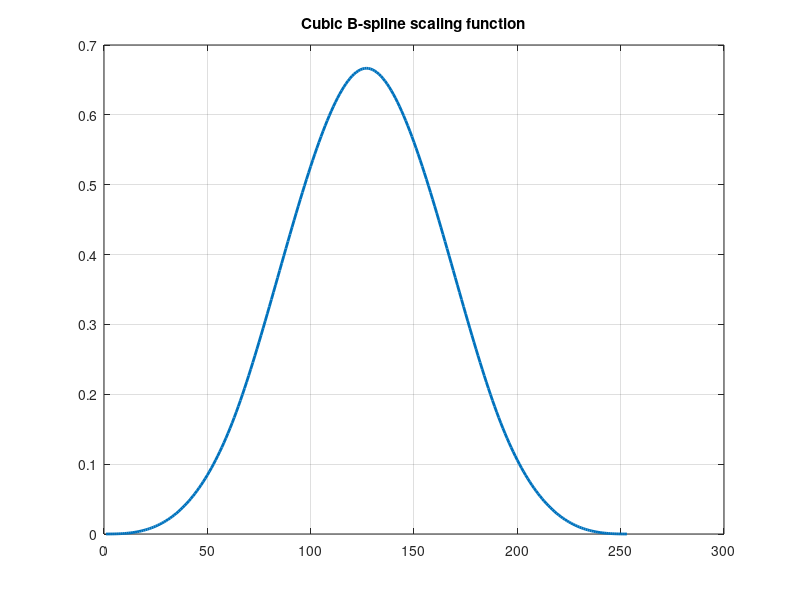

Write the MATLAB code that produced this figure. (Note: this script raises an error after producing the figure.)
clear
close all
% Since original length x(t)=2048, sample period T=64
% y[n] will equal to 32, iteration time J equals 2^J = 64
% iteration number should equal to 6
% dB4 will have 4 zeros @ 0, so it is chosen
% Basic Parameters define
T = 64;
J = 6;
Signal_Length = 2048;
Order_Spline = 4;

%% Define B-Spline scaling function.
bspline = zeros(1,Signal_Length);
boxfunction = ones(1,T);
for i = 1:Order_Spline
    if i == 1
        bspline_T = boxfunction;
    else
        bspline_T = conv(boxfunction,bspline_T)/T;
    end
end
figure()
plot(bspline_T,'LineWidth',2)
title('Cubic B-spline scaling function')
grid on
bspline(1:length(bspline_T))= bspline_T;
%% Define Support of kernel
L = round(length(bspline_T)/T);
index_n = 0:(32-L);
%% Define Shifted kernels
ShiftedBspline = zeros( length(index_n), Signal_Length);
for j = 1:length(index_n)
    ShiftedBspline(j,:) = circshift(bspline,(j-1)*T);
end

%% Calculate dual basis according to gram matrix

dual_bspline_T = find_dual(bspline_T);
dual_bspline = zeros(1,Signal_Length);
dual_bspline(1:length(bspline_T))= dual_bspline_T;
%% Define shifted dual
ShiftedDual = zeros( length(index_n), Signal_Length);
for j = 1:length(index_n)
    ShiftedDual(j,:) = circshift(dual_bspline,(j-1)*T);
end
%% Create polynomials
% This section creates polynomials which will be reproduced further
Polynomial_Set = ones(Order_Spline, Signal_Length);
Polynomial_basis = ((0:Signal_Length-1)/T);
index = ((0:Signal_Length-1)/T);
for i = 2:4
    Polynomial_Set(i,:) = Polynomial_basis.^(i-1);
end

%% Compute Cm,n
Cmn = (1/T)* Polynomial_Set * ShiftedDual';

%% Reconstruction Polynomials:
Kernel_Set = zeros(Order_Spline * length(index_n), Signal_Length);
ReconstructedPolynomials = zeros(Order_Spline, Signal_Length);
for m = 1:4
    KernelSum = zeros(1, Signal_Length);
    for n = 1:length(index_n)
        Kernel_Set(n+(m-1)*length(index_n),:) = Cmn(m,n) * ShiftedBspline (n,:);
        KernelSum =  Kernel_Set(n+(m-1)*length(index_n),:) + KernelSum;
    end
    ReconstructedPolynomials(m,:) = KernelSum;
end


%% Plotting result
for m = 1:4
    figure(2)
    subplot(2,2,m)
    p1 = plot(index, ReconstructedPolynomials(m,:),'LineWidth',2);
    hold on 
    p2 = plot(index, Polynomial_Set(m,:),'LineWidth',2);
    for n = 1:length(index_n)
        plot (index, Kernel_Set(n+(m-1)*length(index_n),:))
    end
    legend([p1,p2],'Reconstruct polynomial',sprintf('Original order %d polynomial',m-1))
    title(sprintf('Cubic B-spline kernels recover polynomial with order %d',m-1))
    xlabel('sample n from 0 to 32-L')
    ylabel('polynomial value')
end